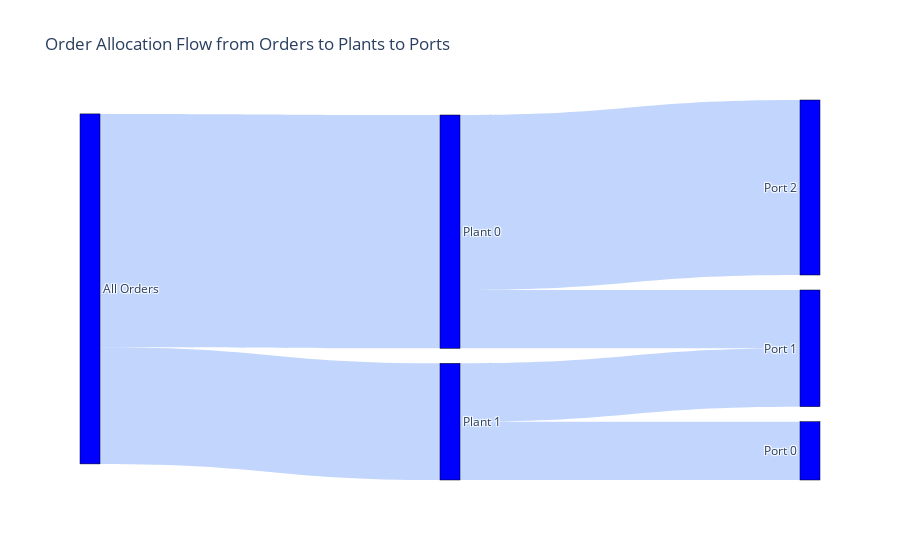

This figure's notebook cell:
### Code cell
import plotly.graph_objects as go
from collections import Counter

# Sample data: replace with actual allocation results from the optimization
# Each entry is (order_id, plant_id, port_id)

# Define nodes
order_node = "All Orders"
plants = sorted(set(plant_id for _, plant_id, _ in allocation))
ports = sorted(set(port_id for _, _, port_id in allocation))

# Create a list of all node labels
node_labels = [order_node] + [f"Plant {j}" for j in plants] + [f"Port {k}" for k in ports]

# Calculate order counts for edges between levels
# First level (All Orders -> Plants)
orders_to_plants = Counter(plant_id for _, plant_id, _ in allocation)

# Second level (Plants -> Ports)
plants_to_ports = Counter((plant_id, port_id) for _, plant_id, port_id in allocation)

# Map node labels to indices for Sankey
node_indices = {label: i for i, label in enumerate(node_labels)}

# Define the Sankey diagram sources, targets, and values based on the calculations above
sources = []
targets = []
values = []

# Add edges from "All Orders" to each plant
for plant, count in orders_to_plants.items():
    sources.append(node_indices[order_node])
    targets.append(node_indices[f"Plant {plant}"])
    values.append(count)

# Add edges from each plant to each port
for (plant, port), count in plants_to_ports.items():
    sources.append(node_indices[f"Plant {plant}"])
    targets.append(node_indices[f"Port {port}"])
    values.append(count)

# Create the Sankey diagram using Plotly
fig = go.Figure(go.Sankey(
    node=dict(
        pad=15,
        thickness=20,
        line=dict(color="black", width=0.5),
        label=node_labels,
        color="blue"
    ),
    link=dict(
        source=sources,    # indices of source nodes
        target=targets,    # indices of target nodes
        value=values,      # the flow values for each link
        color="rgba(100, 150, 250, 0.4)"
    )
))

# Set the layout and display the figure
fig.update_layout(title_text="Order Allocation Flow from Orders to Plants to Ports", font_size=12)
fig.show()

### Figure 1 — Plotly figure (JSON) as saved in the notebook; plotly's stock layout.template omitted (floating-point values rounded to 4 significant figures)
{"data": [{"link": {"color": "rgba(100, 150, 250, 0.4)", "source": [0, 0, 1, 1, 2, 2], "target": [1, 2, 4, 5, 3, 4], "value": [4, 2, 1, 3, 1, 1]}, "node": {"color": "blue", "label": ["All Orders", "Plant 0", "Plant 1", "Port 0", "Port 1", "Port 2"], "line": {"color": "black", "width": 0.5}, "pad": 15, "thickness": 20}, "type": "sankey"}], "layout": {"font": {"size": 12}, "title": {"text": "Order Allocation Flow from Orders to Plants to Ports"}}}
